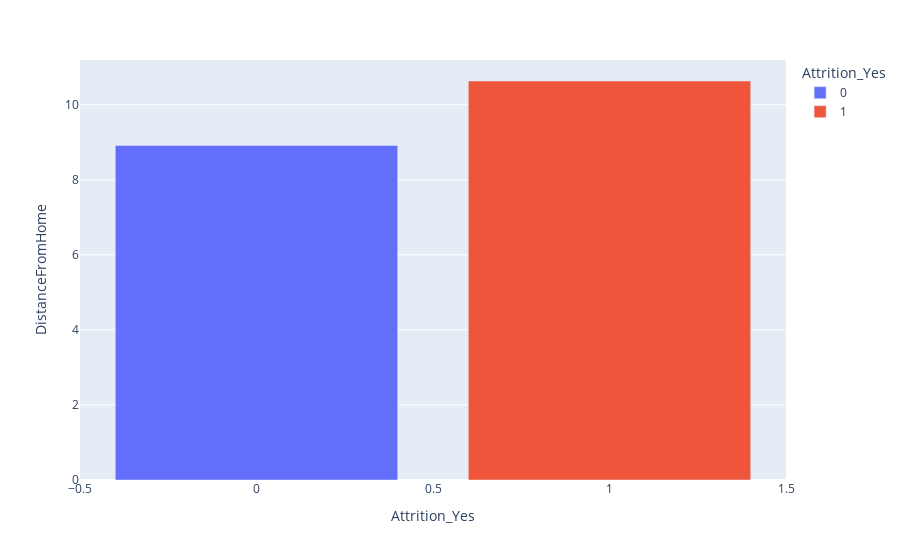

The cell this chart's notebook holds for it:
### Code cell
fig = px.bar(distance_by_mean_attrition, x= 'Attrition_Yes', y = 'DistanceFromHome',  color = 'Attrition_Yes')
fig.show()

### Figure 1 — Plotly figure (JSON) as saved in the notebook; plotly's stock layout.template omitted (floating-point values rounded to 4 significant figures)
{"data": [{"alignmentgroup": "True", "hoverlabel": {"namelength": 0}, "hovertemplate": "Attrition_Yes=%{x}<br>DistanceFromHome=%{y}", "legendgroup": "0", "marker": {"color": "#636efa"}, "name": "0", "offsetgroup": "0", "orientation": "v", "showlegend": true, "textposition": "auto", "type": "bar", "x": [0], "xaxis": "x", "y": [8.916], "yaxis": "y"}, {"alignmentgroup": "True", "hoverlabel": {"namelength": 0}, "hovertemplate": "Attrition_Yes=%{x}<br>DistanceFromHome=%{y}", "legendgroup": "1", "marker": {"color": "#EF553B"}, "name": "1", "offsetgroup": "1", "orientation": "v", "showlegend": true, "textposition": "auto", "type": "bar", "x": [1], "xaxis": "x", "y": [10.63], "yaxis": "y"}], "layout": {"barmode": "relative", "legend": {"title": {"text": "Attrition_Yes"}, "tracegroupgap": 0}, "margin": {"t": 60}, "xaxis": {"anchor": "y", "categoryarray": [0, 1], "categoryorder": "array", "domain": [0, 1], "title": {"text": "Attrition_Yes"}}, "yaxis": {"anchor": "x", "domain": [0, 1], "title": {"text": "DistanceFromHome"}}}}
